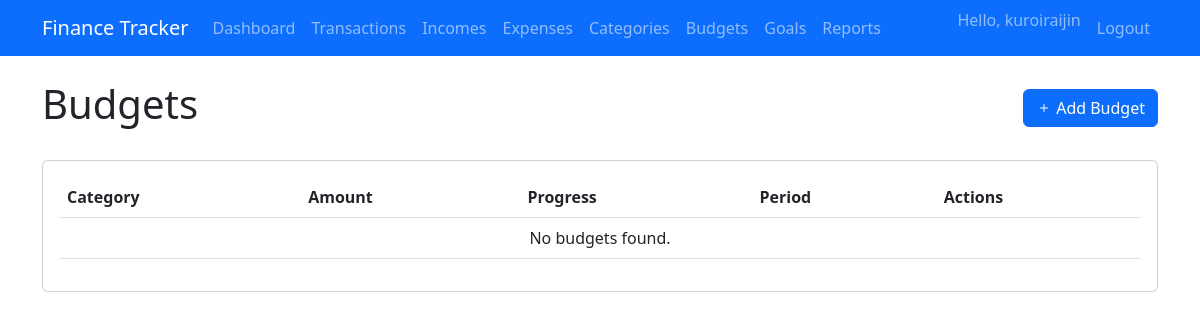
The app's page /budgets/ (signed in), older data.
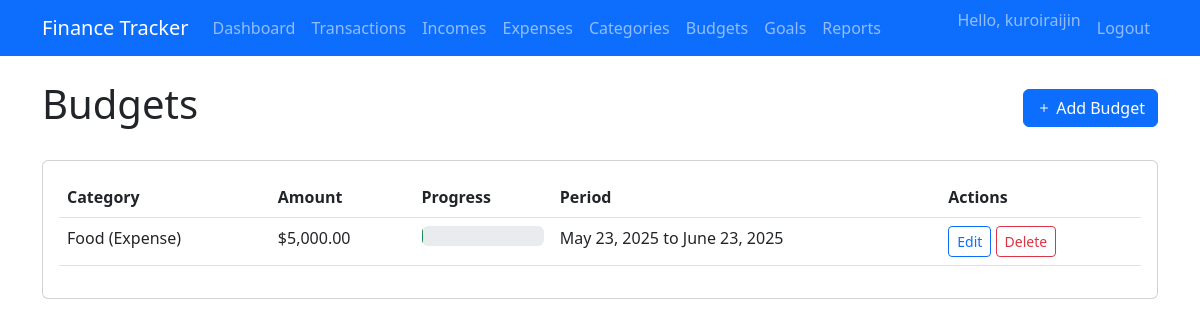
The same page, newer data.
### tracker/models.py (models this page shows, shortened)
class Budget(models.Model):
    user = models.ForeignKey(User, on_delete=models.CASCADE)
    category = models.ForeignKey(Category, on_delete=models.CASCADE)
    amount = models.DecimalField(max_digits=10, decimal_places=2, validators=[MinValueValidator(0.01)])
    start_date = models.DateField()
    end_date = models.DateField()
    def progress(self):
        expenses = Transaction.objects.filter(
            user=self.user,
            category=self.category,
            date__gte=self.start_date,
            date__lte=self.end_date
        ).aggregate(total=models.Sum('amount'))['total'] or 0
        return min((expenses / self.amount) * 100, 100) if self.amount else 0

class Category(models.Model):
    name = models.CharField(max_length=100)
    user = models.ForeignKey(User, on_delete=models.CASCADE)
    CATEGORY_TYPES = [
        ('IN', 'Income'),
        ('EX', 'Expense'),
    ]
    category_type = models.CharField(max_length=2, choices=CATEGORY_TYPES)
    def __str__(self):
        return f"{self.name} ({self.get_category_type_display()})"

### tracker/views.py (the view)
# urls.py: path('budgets/', views.budget_list, name='budgets'),
@login_required
def budget_list(request):
    budgets = Budget.objects.filter(user=request.user)
    return render(request, 'tracker/budget_list.html', {'budgets': budgets})

### templates/tracker/budget_list.html (shortened to what this page needs)
{% extends 'base.html' %}
{% load humanize %}
{% block content %}
<div class="d-flex justify-content-between align-items-center mb-4">
    <h1>Budgets</h1>
    <a href="{% url 'add_budget' %}" class="btn btn-primary">
        <i class="bi bi-plus"></i> Add Budget
    </a>
</div>
<div class="card">
    <div class="card-body">
        <div class="table-responsive">
            <table class="table table-hover">
                <thead>
                    <tr>
                        <th>Category</th>
                        <th>Amount</th>
                        <th>Progress</th>
                        <th>Period</th>
                        <th>Actions</th>
                    </tr>
                </thead>
                <tbody>
                    {% for budget in budgets %}
                    <tr>
                        <td>{{ budget.category }}</td>
                        <td>${{ budget.amount|intcomma }}</td>
                        <td>
                            <div class="progress" style="height: 20px;">
                            </div>
                        </td>
                        <td>{{ budget.start_date }} to {{ budget.end_date }}</td>
                        <td>
                            <a href="{% url 'edit_budget' budget.pk %}" class="btn btn-sm btn-outline-primary">Edit</a>
                            <a href="{% url 'delete_budget' budget.pk %}" class="btn btn-sm btn-outline-danger">Delete</a>
                        </td>
                    </tr>
                    {% empty %}
                    <tr>
                        <td colspan="5" class="text-center">No budgets found.</td>
                    </tr>
                    {% endfor %}
                </tbody>
            </table>
        </div>
    </div>
</div>
{% endblock %}

Row changes from the older to the newer data that the page shows:
added Budget: category "Food (Expense)", amount "5,000.00", start_date "May 23, 2025", end_date "June 23, 2025"
Text that changed along with them:
text no longer shown: "No budgets found."
